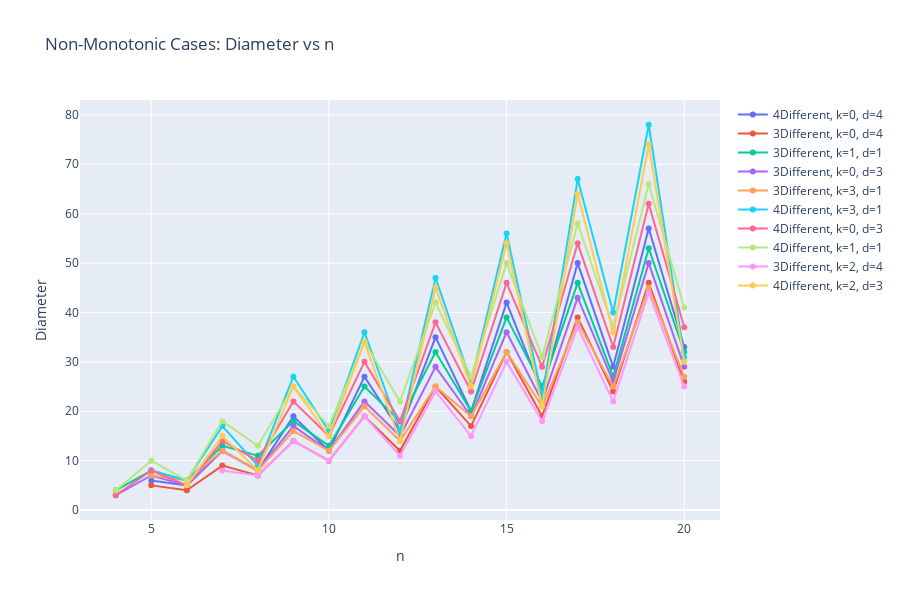

Notebook source saved alongside this figure:
### Code cell
# Plot diameter vs n for non-monotonic cases
if len(non_monotonic) > 0:
    # Limit to first 10 cases for readability
    cases_to_plot = non_monotonic.head(10)
    
    fig = go.Figure()
    
    for idx, row in cases_to_plot.iterrows():
        n_vals, diameter_vals = zip(*row['diameter_series'])
        label = f"{row['coset']}, k={row['k']}, d={row['d']}"
        
        fig.add_trace(go.Scatter(
            x=n_vals,
            y=diameter_vals,
            mode='lines+markers',
            name=label,
            hovertemplate=f"{label}<br>n=%{{x}}<br>diameter=%{{y}}<extra></extra>"
        ))
    
    fig.update_layout(
        title='Non-Monotonic Cases: Diameter vs n',
        xaxis_title='n',
        yaxis_title='Diameter',
        height=600,
        legend=dict(x=1.02, y=1)
    )
    fig.show()
else:
    print("No non-monotonic cases to plot.")

### Figure 1 — Plotly figure (JSON) as saved in the notebook; plotly's stock layout.template omitted (floating-point values rounded to 4 significant figures)
{"data": [{"hovertemplate": "4Different, k=0, d=4<br>n=%{x}<br>diameter=%{y}<extra></extra>", "mode": "lines+markers", "name": "4Different, k=0, d=4", "type": "scatter", "x": [5, 6, 7, 8, 9, 10, 11, 12, 13, 14, 15, 16, 17, 18, 19, 20], "y": [6, 5, 12, 8, 19, 12, 27, 16, 35, 20, 42, 24, 50, 29, 57, 33]}, {"hovertemplate": "3Different, k=0, d=4<br>n=%{x}<br>diameter=%{y}<extra></extra>", "mode": "lines+markers", "name": "3Different, k=0, d=4", "type": "scatter", "x": [5, 6, 7, 8, 9, 10, 11, 12, 13, 14, 15, 16, 17, 18, 19, 20], "y": [5, 4, 9, 7, 14, 10, 19, 12, 25, 17, 32, 19, 39, 24, 46, 26]}, {"hovertemplate": "3Different, k=1, d=1<br>n=%{x}<br>diameter=%{y}<extra></extra>", "mode": "lines+markers", "name": "3Different, k=1, d=1", "type": "scatter", "x": [4, 5, 6, 7, 8, 9, 10, 11, 12, 13, 14, 15, 16, 17, 18, 19, 20], "y": [4, 8, 6, 13, 11, 18, 13, 25, 18, 32, 20, 39, 25, 46, 27, 53, 32]}, {"hovertemplate": "3Different, k=0, d=3<br>n=%{x}<br>diameter=%{y}<extra></extra>", "mode": "lines+markers", "name": "3Different, k=0, d=3", "type": "scatter", "x": [4, 5, 6, 7, 8, 9, 10, 11, 12, 13, 14, 15, 16, 17, 18, 19, 20], "y": [3, 7, 5, 12, 8, 17, 12, 22, 15, 29, 19, 36, 22, 43, 26, 50, 29]}, {"hovertemplate": "3Different, k=3, d=1<br>n=%{x}<br>diameter=%{y}<extra></extra>", "mode": "lines+markers", "name": "3Different, k=3, d=1", "type": "scatter", "x": [5, 6, 7, 8, 9, 10, 11, 12, 13, 14, 15, 16, 17, 18, 19, 20], "y": [7, 6, 12, 8, 16, 12, 21, 14, 25, 19, 32, 21, 38, 25, 45, 27]}, {"hovertemplate": "4Different, k=3, d=1<br>n=%{x}<br>diameter=%{y}<extra></extra>", "mode": "lines+markers", "name": "4Different, k=3, d=1", "type": "scatter", "x": [5, 6, 7, 8, 9, 10, 11, 12, 13, 14, 15, 16, 17, 18, 19, 20], "y": [8, 6, 17, 9, 27, 16, 36, 16, 47, 26, 56, 23, 67, 40, 78, 31]}, {"hovertemplate": "4Different, k=0, d=3<br>n=%{x}<br>diameter=%{y}<extra></extra>", "mode": "lines+markers", "name": "4Different, k=0, d=3", "type": "scatter", "x": [4, 5, 6, 7, 8, 9, 10, 11, 12, 13, 14, 15, 16, 17, 18, 19, 20], "y": [3, 8, 5, 14, 10, 22, 15, 30, 18, 38, 24, 46, 29, 54, 33, 62, 37]}, {"hovertemplate": "4Different, k=1, d=1<br>n=%{x}<br>diameter=%{y}<extra></extra>", "mode": "lines+markers", "name": "4Different, k=1, d=1", "type": "scatter", "x": [4, 5, 6, 7, 8, 9, 10, 11, 12, 13, 14, 15, 16, 17, 18, 19, 20], "y": [4, 10, 6, 18, 13, 25, 17, 34, 22, 42, 27, 50, 31, 58, 37, 66, 41]}, {"hovertemplate": "3Different, k=2, d=4<br>n=%{x}<br>diameter=%{y}<extra></extra>", "mode": "lines+markers", "name": "3Different, k=2, d=4", "type": "scatter", "x": [7, 8, 9, 10, 11, 12, 13, 14, 15, 16, 17, 18, 19, 20], "y": [8, 7, 14, 10, 19, 11, 24, 15, 30, 18, 37, 22, 44, 25]}, {"hovertemplate": "4Different, k=2, d=3<br>n=%{x}<br>diameter=%{y}<extra></extra>", "mode": "lines+markers", "name": "4Different, k=2, d=3", "type": "scatter", "x": [6, 7, 8, 9, 10, 11, 12, 13, 14, 15, 16, 17, 18, 19, 20], "y": [5, 15, 8, 25, 15, 34, 14, 45, 25, 54, 21, 64, 36, 74, 30]}], "layout": {"height": 600, "legend": {"x": 1.02, "y": 1}, "title": {"text": "Non-Monotonic Cases: Diameter vs n"}, "xaxis": {"title": {"text": "n"}}, "yaxis": {"title": {"text": "Diameter"}}}}
